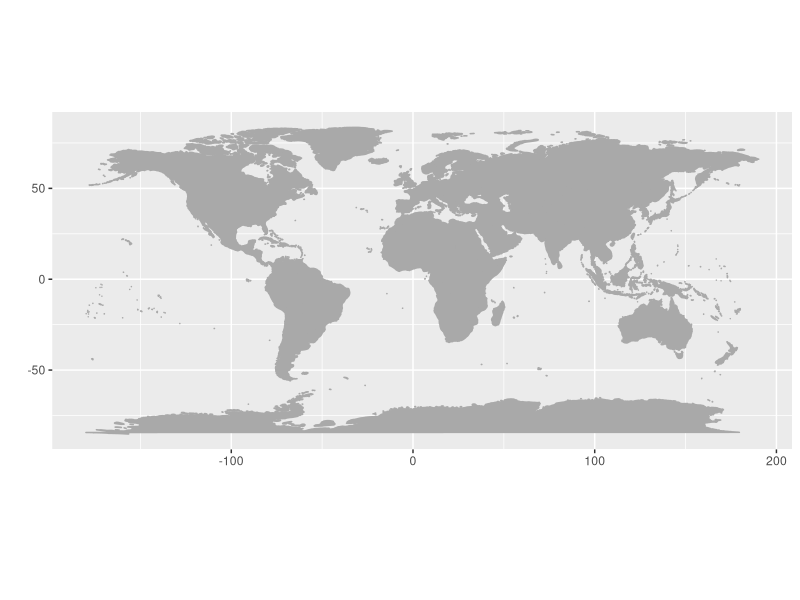
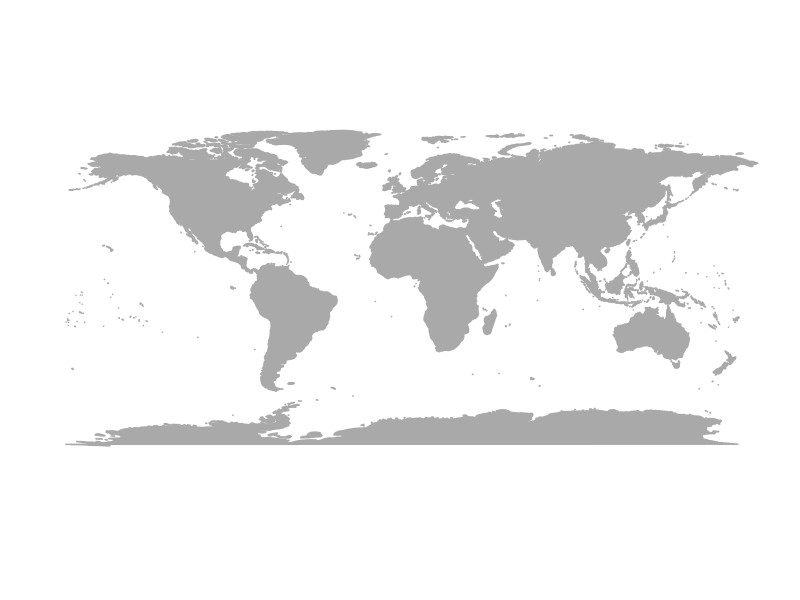
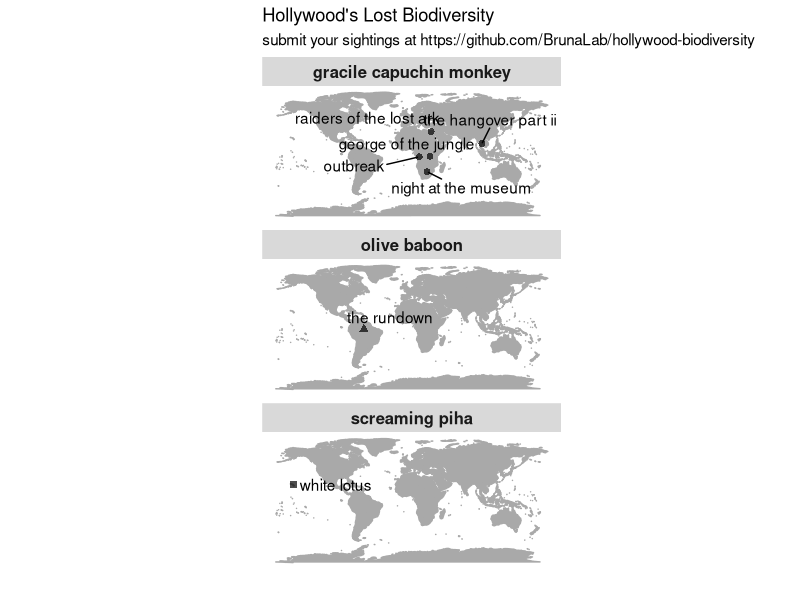

The R script that drew these images, in order:



# load libraries ----------------------------------------------------------


library(tidyverse)
library(maps)
library(ggplot2)
library(ggrepel)

# http://sarahleejane.github.io/learning/r/2014/09/20/plotting-beautiful-clear-maps-with-r.html
# https://sarahleejane.github.io/learning/r/2014/09/21/plotting-data-points-on-maps-with-r.html



# read in data ------------------------------------------------------------


hbdata<-read_csv("./data_raw/hb_data_raw.csv") %>%
  mutate_all(tolower) %>%
  mutate(lat=as.numeric(lat)) %>%
  mutate(long=as.numeric(long))

# prep maps ---------------------------------------------------------------


world_map <- map_data("world")

#Creat a base plot with gpplot2
p <- ggplot() + coord_fixed() +
  xlab("") + ylab("")

#Add map to base plot
base_world_messy <- p + geom_polygon(data=world_map, aes(x=long, y=lat, group=group),
                                     colour="darkgray", fill="darkgray")

base_world_messy

#Strip the map down so it looks super clean (and beautiful!)
cleanup <-
  theme(panel.grid.major = element_blank(), panel.grid.minor = element_blank(),
        panel.background = element_rect(fill = 'white', colour = 'white'),
        axis.line = element_line(colour = "white"), legend.position="none",
        axis.ticks=element_blank(), axis.text.x=element_blank(),
        axis.text.y=element_blank())

base_world <- base_world_messy + cleanup

base_world




# plot data  --------------------------------------------------------------

map_data <-
  base_world +
  geom_point(data = hbdata,
             aes(
               x = long,
                 y = lat,
                 fill = common_name,
                 shape = common_name
                 ),
             # pch=21,
             size=2,
             alpha=I(0.7))+
  labs(
    title = "Hollywood's Lost Biodiversity",
    subtitle = "submit your sightings at https://github.com/BrunaLab/hollywood-biodiversity"
  )+
  geom_text_repel(data = hbdata,
                  aes(
                    x = long,
                    y = lat,
                    label=title
                  ),
                  # check_overlap = TRUE,
                  # nudge_x = -14.25,
                  # nudge_y = -5.25
                  )+
  facet_wrap(~common_name,
             ncol=1)+
  theme(legend.position = "none",
        strip.text.x = element_text(size=12, face="bold")
        )
map_data


# if you want to change the colors....
# mapfill <- c('screaming piha' = "forestgreen", 'baboon' = "purple")
# maplab <- c('screaming piha' = "screaming piha", 'baboon' = "baboon")
#
# scale_fill_manual(values = mapfill, labels = maplab) +
